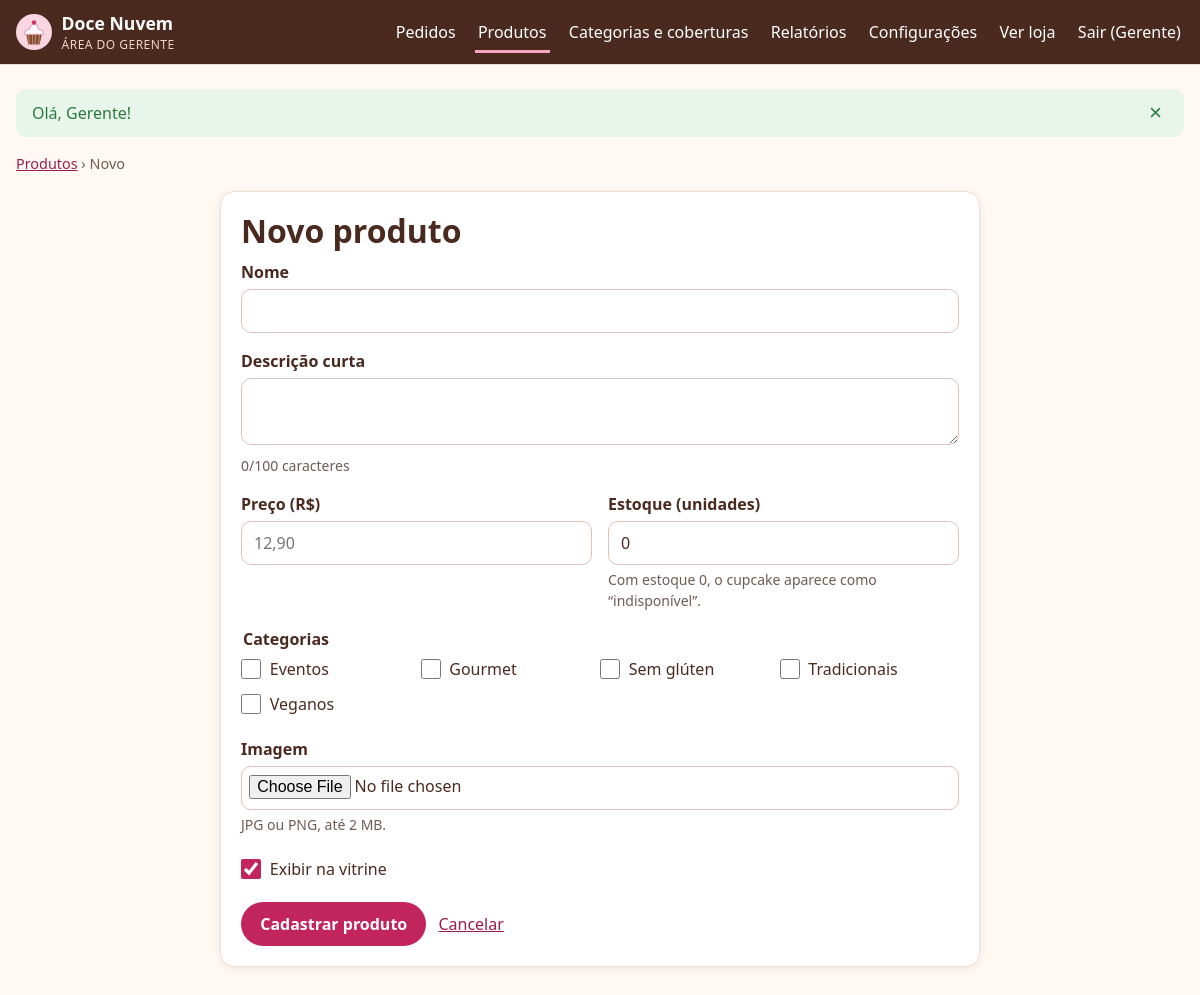
The page /admin/produtos/novo (signed in) on the database its author committed.
### tables this page shows
CREATE TABLE usuarios (
    id            INT UNSIGNED     NOT NULL AUTO_INCREMENT,
    nome          VARCHAR(100)     NOT NULL,
    email         VARCHAR(150)     NOT NULL,
    senha_hash    VARCHAR(255)     NOT NULL,
    perfil        ENUM('cliente','gerente') NOT NULL DEFAULT 'cliente',
    criado_em     DATETIME         NOT NULL DEFAULT CURRENT_TIMESTAMP,
    PRIMARY KEY (id),
    UNIQUE KEY uk_usuarios_email (email)
);

CREATE TABLE categorias (
    id     INT UNSIGNED NOT NULL AUTO_INCREMENT,
    nome   VARCHAR(50)  NOT NULL,
    PRIMARY KEY (id),
    UNIQUE KEY uk_categorias_nome (nome)
);

### app/Core/View.php (called while the page is built, shortened)
<?php
final class View
{
    public static function render(string $view, array $data = [], ?string $layout = 'layouts/main'): string
    {
        $data['errors'] ??= Session::pullErrors();
        $data['old'] ??= Session::pullOld();
        $content = self::renderFile($view, $data);
        return self::renderFile($layout, $data + ['content' => $content]);
    }
    private static function renderFile(string $view, array $data): string
    {
        $file = APP_PATH . '/Views/' . $view . '.php';
        extract($data, EXTR_SKIP);
        try {
            require $file;
        } catch (\Throwable $e) {
            ob_end_clean();
            throw $e;
        }
        return (string) ob_get_clean();
    }
    public static function partial(string $view, array $data = []): string
    {
        return self::renderFile('partials/' . $view, $data);
    }
}

### app/Controllers/Admin/ProductController.php (called while the page is built, shortened)
<?php
final class ProductController extends Controller
{
    public function create(): void
    {
        $this->view('admin/produtos/form', [
            'title' => 'Novo produto',
            'product' => null,
            'categories' => (new Category())->all(),
        ], 'layouts/admin');
    }
}

### public/index.php (called while the page is built, shortened)
<?php
require dirname(__DIR__) . '/app/bootstrap.php';
$request = Request::fromGlobals();
try {
    $router = new Router();
    $router->dispatch($request);
} catch (HttpException $e) {
    http_response_code($e->status);
    if ($request->wantsJson()) {
        header('Content-Type: application/json; charset=utf-8');
        echo json_encode(['erro' => $e->getMessage()], JSON_UNESCAPED_UNICODE);
    } else {
        echo View::render('errors/http', ['status' => $e->status, 'message' => $e->getMessage()]);
    }
} catch (Throwable $e) {
    $log = sprintf("[%s] %s: %s em %s:%d\n%s\n\n", date('Y-m-d H:i:s'), get_class($e), $e->getMessage(), $e->getFile(), $e->getLine(), $e->getTraceAsString());
    @file_put_contents(ROOT_PATH . '/storage/logs/app.log', $log, FILE_APPEND);
    http_response_code(500);
    $message = Config::bool('APP_DEBUG') ? $e->getMessage() : 'Algo deu errado do nosso lado. Já registramos o problema; tente novamente em instantes.';
    if ($request->wantsJson()) {
        header('Content-Type: application/json; charset=utf-8');
        echo json_encode(['erro' => $message], JSON_UNESCAPED_UNICODE);
    } else {
        try {
            echo View::render('errors/http', ['status' => 500, 'message' => $message]);
        } catch (Throwable) {
            echo '<h1>Erro 500</h1><p>' . e($message) . '</p>';
        }
    }
}

### app/Core/Config.php (called while the page is built, shortened)
<?php
final class Config
{
    private static array $values = [];
    public static function get(string $key, ?string $default = null): ?string
    {
        $env = getenv($key);
        if ($env !== false) {
            return $env;
        }
        return self::$values[$key] ?? $default;
    }
}

### app/Core/helpers.php (called while the page is built, shortened)
<?php
function e(mixed $value): string
{
    return htmlspecialchars((string) $value, ENT_QUOTES | ENT_SUBSTITUTE, 'UTF-8');
}
function url(string $path = '/'): string
{
    $base = rtrim((string) Config::get('BASE_PATH', ''), '/');
    return $base . '/' . ltrim($path, '/');
}
function asset(string $path): string
{
    return url('assets/' . ltrim($path, '/'));
}

### app/Core/Session.php (called while the page is built, shortened)
<?php
final class Session
{
    public static function get(string $key, mixed $default = null): mixed
    {
        return $_SESSION[$key] ?? $default;
    }
    public static function pullFlash(): array
    {
        $messages = $_SESSION['_flash'] ?? [];
        return $messages;
    }
    public static function pullErrors(): array
    {
        $errors = $_SESSION['_errors'] ?? [];
        return $errors;
    }
    public static function pullOld(): array
    {
        $old = $_SESSION['_old'] ?? [];
        return $old;
    }
}

### app/Models/Model.php (called while the page is built, shortened)
<?php
abstract class Model
{
    protected PDO $db;
    public function __construct(?PDO $db = null)
    {
        $this->db = $db ?? Database::connection();
    }
    protected function fetch(string $sql, array $params = []): ?array
    {
        $stmt = $this->db->prepare($sql);
        $stmt->execute($params);
        $row = $stmt->fetch();
        return $row === false ? null : $row;
    }
    protected function fetchAll(string $sql, array $params = []): array
    {
        $stmt = $this->db->prepare($sql);
        $stmt->execute($params);
        return $stmt->fetchAll();
    }
}

### app/Core/Database.php (called while the page is built, shortened)
<?php
final class Database
{
    private static ?PDO $pdo = null;
    public static function connection(): PDO
    {
        if (self::$pdo === null) {
            $dsn = sprintf(
                'mysql:host=%s;port=%s;dbname=%s;charset=utf8mb4',
                Config::get('DB_HOST', '127.0.0.1'),
                Config::get('DB_PORT', '3306'),
                Config::get('DB_NAME', 'cupcakes')
            );
            self::$pdo = new PDO($dsn, Config::get('DB_USER', 'root'), Config::get('DB_PASS', ''), [
                PDO::ATTR_ERRMODE => PDO::ERRMODE_EXCEPTION,
                PDO::ATTR_DEFAULT_FETCH_MODE => PDO::FETCH_ASSOC,
                PDO::ATTR_EMULATE_PREPARES => false,
            ]);
        }
        return self::$pdo;
    }
}

### app/Models/Category.php (called while the page is built, shortened)
<?php
final class Category extends Model
{
    public function all(): array
    {
        return $this->fetchAll(
            'SELECT c.id, c.nome, COUNT(pc.produto_id) AS total_produtos
               FROM categorias c
          LEFT JOIN produto_categoria pc ON pc.categoria_id = c.id
           GROUP BY c.id, c.nome
           ORDER BY c.nome'
        );
    }
}

### app/bootstrap.php (called while the page is built, shortened)
<?php
spl_autoload_register(static function (string $class): void {
    $prefix = 'App\\';
    $relative = str_replace('\\', '/', substr($class, strlen($prefix)));
    $file = APP_PATH . '/' . $relative . '.php';
});
require APP_PATH . '/Core/helpers.php';

### app/Core/Auth.php (called while the page is built, shortened)
<?php
final class Auth
{
    private static ?array $cached = null;
    public static function user(): ?array
    {
        $id = Session::get('user_id');
        if (self::$cached === null || (int) self::$cached['id'] !== (int) $id) {
            self::$cached = (new User())->find((int) $id);
        }
        return self::$cached;
    }
    public static function check(): bool
    {
        return self::user() !== null;
    }
}

### app/Models/User.php (called while the page is built, shortened)
<?php
final class User extends Model
{
    public function find(int $id): ?array
    {
        return $this->fetch('SELECT id, nome, email, perfil, criado_em FROM usuarios WHERE id = ?', [$id]);
    }
}

### app/Core/Middleware.php (called while the page is built, shortened)
<?php
final class Middleware
{
    public static function run(string $name, Request $request): void
    {
        match ($name) {
            'auth' => self::auth($request),
            'gerente' => self::manager($request),
            'csrf' => self::csrf($request),
            default => throw new \InvalidArgumentException("Middleware desconhecido: {$name}"),
        };
    }
    private static function auth(Request $request): void
    {
        if (Auth::check()) {
            return;
        }
    }
    private static function manager(Request $request): void
    {
        self::auth($request);
    }
}

### app/Views/admin/produtos/form.php (the view, shortened to what this page needs)
<?php
$editing = $product !== null;
$val = static fn (string $k, $default = '') => e($old[$k] ?? ($product[$k] ?? $default));
$checkedCats = isset($old['categorias']) ? array_map('intval', (array) $old['categorias']) : ($product['categoria_ids'] ?? []);
$active = $old ? !empty($old['ativo']) : (!$editing || (int) $product['ativo'] === 1);
?>
<nav class="breadcrumb"><a href="<?= url('admin/produtos') ?>">Produtos</a> › <?= $editing ? 'Editar' : 'Novo' ?></nav>
<section class="card form-card wide">
    <h1><?= $editing ? 'Editar “' . e($product['nome']) . '”' : 'Novo produto' ?></h1>
    <form method="post" enctype="multipart/form-data" class="form" novalidate
          action="<?= url($editing ? 'admin/produtos/' . $product['id'] : 'admin/produtos') ?>">
        <div class="field">
            <label for="nome">Nome</label>
            <input id="nome" name="nome" maxlength="80" value="<?= $val('nome') ?>" required>
        </div>
        <div class="field">
            <label for="descricao">Descrição curta</label>
            <textarea id="descricao" name="descricao" maxlength="100" rows="2" data-counter="descricao-contador" required><?= $val('descricao') ?></textarea>
            <p class="hint"><span id="descricao-contador">0</span>/100 caracteres</p>
        </div>
        <div class="grid-2">
            <div class="field">
                <label for="preco">Preço (R$)</label>
                <input id="preco" name="preco" inputmode="decimal" placeholder="12,90" value="<?= isset($old['preco']) ? e($old['preco']) : ($editing ? e(number_format((float) $product['preco'], 2, ',', '')) : '') ?>" required>
            </div>
            <div class="field">
                <label for="estoque">Estoque (unidades)</label>
                <input id="estoque" name="estoque" type="number" min="0" value="<?= $val('estoque', '0') ?>" required>
                <p class="hint">Com estoque 0, o cupcake aparece como “indisponível”.</p>
            </div>
        </div>
        <fieldset class="field">
            <legend>Categorias</legend>
            <div class="check-grid">
                <?php foreach ($categories as $c): ?>
                    <label class="check"><input type="checkbox" name="categorias[]" value="<?= (int) $c['id'] ?>" <?= in_array((int) $c['id'], $checkedCats, true) ? 'checked' : '' ?>> <?= e($c['nome']) ?></label>
                <?php endforeach; ?>
            </div>
        </fieldset>
        <div class="field">
            <label for="imagem">Imagem <?= $editing ? '<span class="muted">(deixe em branco para manter a atual)</span>' : '' ?></label>
            <input id="imagem" name="imagem" type="file" accept="image/jpeg,image/png" data-max-bytes="<?= App\Services\ImageUploader::MAX_BYTES ?>">
            <p class="hint">JPG ou PNG, até 2 MB.</p>
        </div>
        <label class="check"><input type="checkbox" name="ativo" value="1" <?= $active ? 'checked' : '' ?>> Exibir na vitrine</label>
        <div class="actions">
            <button class="btn"><?= $editing ? 'Salvar alterações' : 'Cadastrar produto' ?></button>
            <a class="link-button" href="<?= url('admin/produtos') ?>">Cancelar</a>
        </div>
    </form>
</section>

### app/Core/Router.php (shortened to what this page needs)
<?php
final class Router
{
    private array $routes = [];
    private function add(string $method, string $path, string $handler, array $middleware): void
    {
        $this->routes[] = compact('method', 'pattern', 'handler', 'middleware');
    }
    public function dispatch(Request $request): void
    {
        $pathMatched = false;
        foreach ($this->routes as $route) {
            if (!preg_match($route['pattern'], $request->path, $matches)) {
                continue;
            }
            $pathMatched = true;
            foreach ($route['middleware'] as $middleware) {
                Middleware::run($middleware, $request);
            }
            $params = array_map('intval', array_filter($matches, 'is_string', ARRAY_FILTER_USE_KEY));
            [$controllerName, $action] = explode('@', $route['handler']);
            $controller = new $class($request);
            $controller->{$action}(...array_values($params));
            return;
        }
        throw new HttpException($pathMatched ? 405 : 404);
    }
}

### app/Views/layouts/admin.php (shortened to what this page needs)
<?php
$user = Auth::user();
$current = parse_url($_SERVER['REQUEST_URI'] ?? '/', PHP_URL_PATH);
$active = static fn (string $prefix): string => str_starts_with((string) $current, url($prefix)) ? 'aria-current="page"' : '';
?>
<!doctype html>
<html lang="pt-BR">
<head>
    <link rel="stylesheet" href="<?= asset('css/app.css') ?>">
</head>
<body class="admin" data-base="<?= e(url('/')) ?>">
<header class="site-header admin-header">
    <div class="container header-inner">
        <a class="brand" href="<?= url('admin') ?>">
            <img src="<?= asset('img/logo.svg') ?>" alt="" width="36" height="36">
            <span>Doce Nuvem <small>Área do gerente</small></span>
        </a>
        <nav id="menu-admin" class="main-nav" aria-label="Gerência">
            <a href="<?= url('admin') ?>" <?= ($current === url('admin') || str_starts_with((string) $current, url('admin/pedidos'))) ? 'aria-current="page"' : '' ?>>Pedidos</a>
            <a href="<?= url('admin/produtos') ?>" <?= $active('admin/produtos') ?>>Produtos</a>
            <a href="<?= url('admin/categorias') ?>" <?= $active('admin/categorias') ?>>Categorias e coberturas</a>
            <a href="<?= url('admin/relatorios') ?>" <?= $active('admin/relatorios') ?>>Relatórios</a>
            <a href="<?= url('admin/configuracoes') ?>" <?= $active('admin/configuracoes') ?>>Configurações</a>
            <a href="<?= url('/') ?>">Ver loja</a>
            <form method="post" action="<?= url('logout') ?>" class="inline-form">
                <button type="submit" class="link-button">Sair (<?= e(explode(' ', $user['nome'] ?? '')[0]) ?>)</button>
            </form>
        </nav>
    </div>
</header>
<main id="conteudo" class="container">
    <?= App\Core\View::partial('flash', ['messages' => Session::pullFlash()]) ?>
    <?= $content ?>
</main>
</body>
</html>

### rows shown on the page
usuarios: nome "Gerente"
categorias: nome "Eventos"
categorias: nome "Gourmet"
categorias: nome "Sem glúten"
categorias: nome "Tradicionais"
categorias: nome "Veganos"

### other values the page prints
$flash['message'] "Olá, Gerente!"
